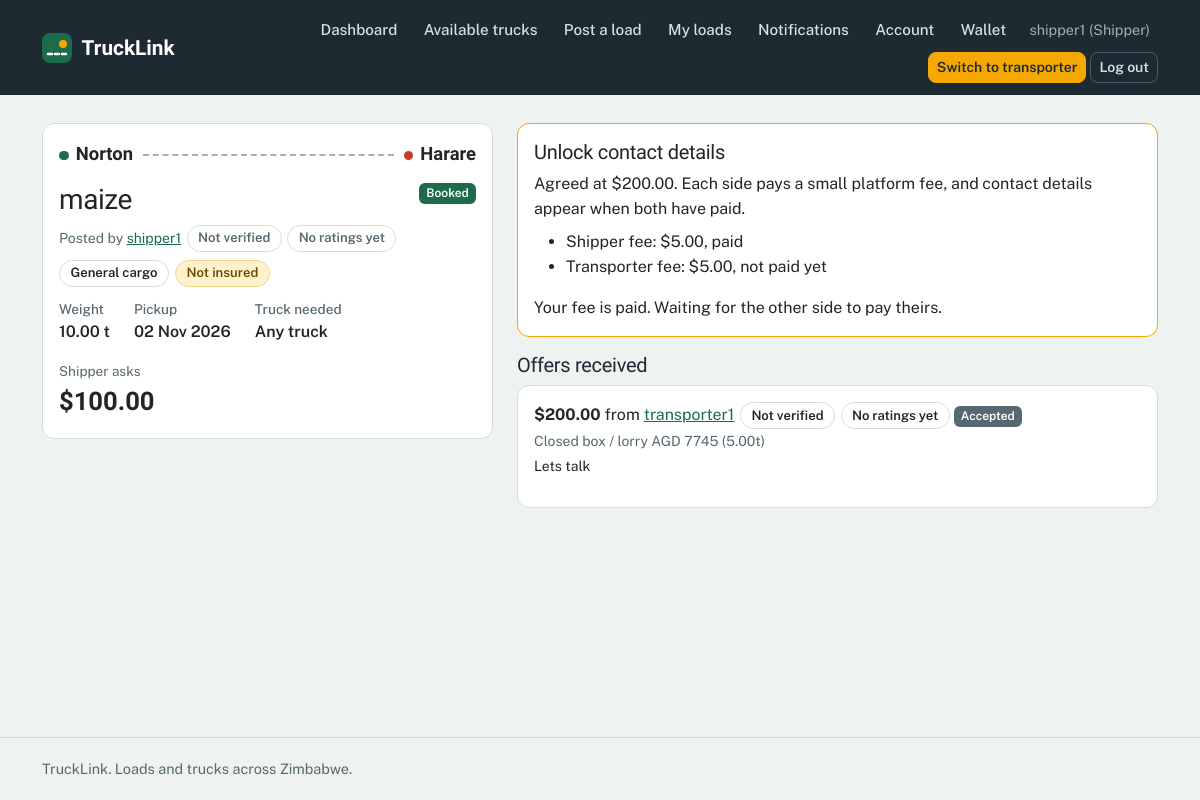
Page /loads/9/ (signed in) on the committed database.
### accounts/models.py (models this page shows, shortened)
class Profile(models.Model):
    ROLE_CHOICES = [
        ('shipper', 'Shipper (I have loads)'),
        ('transporter', 'Transporter (I have trucks)'),
    ]
    user = models.OneToOneField(settings.AUTH_USER_MODEL, on_delete=models.CASCADE)
    role = models.CharField(max_length=20, choices=ROLE_CHOICES)
    phone = models.CharField(max_length=20, blank=True)
    both_roles = models.BooleanField(default=False)
    @property
    def kyc_status(self):
        latest = self.user.kyc_submissions.first()
        return latest.status if latest else 'none'
    @property
    def is_verified(self):
        return self.kyc_status == 'approved'

### loads/models.py (models this page shows, shortened)
class Load(models.Model):
    STATUS_CHOICES = [
        ('open', 'Open'),
        ('booked', 'Booked'),
        ('delivered', 'Delivered'),
        ('expired', 'Expired'),
    ]
    CARGO_CHOICES = [
        ('general', 'General cargo'),
        ('bulk', 'Bulk'),
        ('perishable', 'Perishable'),
        ('fragile', 'Fragile'),
        ('hazardous', 'Hazardous'),
        ('livestock', 'Livestock'),
    ]
    URGENCY_CHOICES = [
        ('standard', 'Standard (1 to 3 days)'),
        ('urgent', 'Urgent (same day)'),
        ('scheduled', 'Scheduled (fixed date)'),
    ]
    TRUCK_NEEDED_CHOICES = [('any', 'Any truck')] + Truck.TYPE_CHOICES
    shipper = models.ForeignKey(settings.AUTH_USER_MODEL, on_delete=models.CASCADE,
                                related_name='loads', null=True, blank=True)
    title = models.CharField(max_length=100)
    pickup = models.CharField(max_length=100)
    destination = models.CharField(max_length=100)
    cargo_type = models.CharField(max_length=20, choices=CARGO_CHOICES, default='general')
    weight_tonnes = models.DecimalField(max_digits=6, decimal_places=2)
    truck_type_needed = models.CharField(max_length=20, choices=TRUCK_NEEDED_CHOICES, default='any')
    offered_price = models.DecimalField(max_digits=10, decimal_places=2)
    urgency = models.CharField(max_length=20, choices=URGENCY_CHOICES, default='standard')
    pickup_date = models.DateField(null=True, blank=True)
    description = models.TextField(blank=True, default='')
    insured = models.BooleanField(default=False)
    insurance_provider = models.CharField(max_length=100, blank=True, default='')
    coverage_amount = models.DecimalField(max_digits=12, decimal_places=2, null=True, blank=True)
    status = models.CharField(max_length=20, choices=STATUS_CHOICES, default='open')
    created_at = models.DateTimeField(auto_now_add=True)

class Offer(models.Model):
    STATUS_CHOICES = [
        ('pending', 'Awaiting shipper'),
        ('countered', 'Awaiting transporter'),
        ('accepted', 'Accepted'),
        ('declined', 'Declined'),
        ('withdrawn', 'Withdrawn'),
        ('expired', 'Expired'),
    ]
    load = models.ForeignKey(Load, on_delete=models.CASCADE, related_name='offers')
    transporter = models.ForeignKey(settings.AUTH_USER_MODEL, on_delete=models.CASCADE,
                                    related_name='offers')
    truck = models.ForeignKey('trucks.Truck', on_delete=models.SET_NULL,
                              null=True, blank=True)
    price = models.DecimalField(max_digits=10, decimal_places=2)
    message = models.CharField(max_length=200, blank=True)
    status = models.CharField(max_length=20, choices=STATUS_CHOICES, default='pending')
    accepted_at = models.DateTimeField(null=True, blank=True)
    created_at = models.DateTimeField(auto_now_add=True)
    def _fee(self, percent):
        fee = self.price * Decimal(str(percent)) / Decimal('100')
        minimum = Decimal(str(settings.PLATFORM_FEE_MINIMUM))
        return max(fee, minimum).quantize(Decimal('0.01'))
    @property
    def shipper_fee(self):
        return self._fee(settings.PLATFORM_FEE_PERCENT_SHIPPER)
    @property
    def transporter_fee(self):
        return self._fee(settings.PLATFORM_FEE_PERCENT_TRANSPORTER)
    @property
    def shipper_paid(self):
        return self.payments.filter(status='paid', payer_role='shipper').exists()
    @property
    def transporter_paid(self):
        return self.payments.filter(status='paid', payer_role='transporter').exists()
    @property
    def fee_paid(self):
        return self.shipper_paid and self.transporter_paid
    @property
    def pay_deadline(self):
        if not self.accepted_at:
            return None
        hours = getattr(settings, 'PAYMENT_DEADLINE_HOURS', 24)
        return self.accepted_at + timedelta(hours=hours)

### trucks/models.py (models this page shows, shortened)
class Truck(models.Model):
    TYPE_CHOICES = [
        ('flatbed', 'Flatbed'),
        ('tipper', 'Tipper'),
        ('tanker', 'Tanker'),
        ('refrigerated', 'Refrigerated'),
        ('box', 'Closed box / lorry'),
        ('lowbed', 'Lowbed'),
    ]
    owner = models.ForeignKey(settings.AUTH_USER_MODEL, on_delete=models.CASCADE,
                              related_name='trucks')
    truck_type = models.CharField(max_length=20, choices=TYPE_CHOICES)
    capacity_tonnes = models.DecimalField(max_digits=6, decimal_places=2)
    registration_number = models.CharField(max_length=20)
    make = models.CharField(max_length=50, blank=True, default='')
    vehicle_model = models.CharField(max_length=50, blank=True, default='')
    year = models.PositiveSmallIntegerField(null=True, blank=True)
    axle_configuration = models.CharField(max_length=20, blank=True, default='')
    volume_cbm = models.DecimalField(max_digits=7, decimal_places=2, null=True, blank=True)
    current_location = models.CharField(max_length=100)
    heading_to = models.CharField(max_length=100, blank=True)
    available_from = models.DateField(null=True, blank=True)
    insurance_expiry = models.DateField(null=True, blank=True)
    roadworthy_expiry = models.DateField(null=True, blank=True)
    is_available = models.BooleanField(default=True)
    created_at = models.DateTimeField(auto_now_add=True)
    def __str__(self):
        return f"{self.get_truck_type_display()} {self.registration_number} ({self.capacity_tonnes}t)"

### loads/views.py (the view, shortened to what this page needs)
# urls.py: path('<int:pk>/', views.load_detail, name='load_detail'),
@login_required
def load_detail(request, pk):
    run_housekeeping()
    load = get_object_or_404(Load, pk=pk)
    is_owner = load.shipper_id == request.user.id
    role = _role(request.user)
    my_offer = None
    form = None
    has_trucks = False
    needs_verification = False
    offers = []
    if is_owner:
        offers = (load.offers.select_related('transporter', 'truck')
                  .prefetch_related('events__actor').order_by('-created_at'))
    accepted_offer = (load.offers.filter(status='accepted')
                      .select_related('transporter', 'truck').first())
    my_role = None
    if accepted_offer:
        if is_owner:
            my_role = 'shipper'
        elif accepted_offer.transporter_id == request.user.id:
            my_role = 'transporter'
    is_party = my_role is not None
    fee_paid = bool(accepted_offer) and accepted_offer.fee_paid
    can_see_contacts = is_party and fee_paid
    open_dispute = bool(accepted_offer) and Dispute.objects.filter(
        offer=accepted_offer, status='open').exists()
    escrow_held = bool(accepted_offer) and Escrow.objects.filter(
        offer=accepted_offer, status='held').exists()
    escrow_required = getattr(settings, 'ESCROW_REQUIRED', False)
    my_paid = False
    my_fee = None
    pending_payment = None
    payment_form = None
    deadline = None
    if is_party and not fee_paid:
        deadline = accepted_offer.pay_deadline
        if my_role == 'shipper':
            my_paid = accepted_offer.shipper_paid
            my_fee = accepted_offer.shipper_fee
        else:
            my_paid = accepted_offer.transporter_paid
            my_fee = accepted_offer.transporter_fee
        if not my_paid:
            pending_payment = (accepted_offer.payments
                               .filter(payer=request.user, status='pending')
                               .exclude(poll_url='').first())
            if not pending_payment:
                payment_form = PaymentForm()
    can_deliver = (is_owner and load.status == 'booked' and fee_paid and not open_dispute
                   and (escrow_held or not escrow_required))
    return render(request, 'loads/load_detail.html', {
        'load': load,
        'form': form,
        'has_trucks': has_trucks,
        'needs_verification': needs_verification,
        'is_owner': is_owner,
        'role': role,
        'offers': offers,
        'my_offer': my_offer,
        'accepted_offer': accepted_offer,
        'is_party': is_party,
        'can_see_contacts': can_see_contacts,
        'my_paid': my_paid,
        'my_fee': my_fee,
        'pending_payment': pending_payment,
        'payment_form': payment_form,
        'deadline': deadline,
        'can_deliver': can_deliver,
    })

### loads/templates/loads/load_detail.html (shortened to what this page needs)
{% extends 'base.html' %}
{% load trust_tags wallet_tags %}
{% block content %}
<div class="row g-4 mt-1">
  <div class="col-12 col-lg-5">
    <div class="card">
      <div class="card-body">
        <div class="route"><span class="town">{{ load.pickup }}</span><span class="line"></span><span class="town">{{ load.destination }}</span></div>
        <div class="d-flex justify-content-between align-items-start gap-2">
          <h1 class="h3" style="margin-top:0;">{{ load.title }}</h1>
          <span class="badge bg-success">{{ load.get_status_display }}</span>
        </div>
        {% if load.shipper %}<p class="mb-2 small muted">Posted by {% trust_chip load.shipper %}</p>{% endif %}
        <div class="chips mt-2">
          <span class="chip">{{ load.get_cargo_type_display }}</span>
          {% if load.insured %}
            <span class="chip chip-ok">Insured{% if load.insurance_provider %} by {{ load.insurance_provider }}{% endif %}</span>
          {% else %}
            <span class="chip chip-warn">Not insured</span>
          {% endif %}
        </div>
        <dl class="facts">
          <div><dt>Weight</dt><dd>{{ load.weight_tonnes }} t</dd></div>
          <div><dt>Pickup</dt><dd>{{ load.pickup_date|date:"d M Y"|default:"Date not set" }}</dd></div>
          <div><dt>Truck needed</dt><dd>{{ load.get_truck_type_needed_display }}</dd></div>
        </dl>
        <div class="price"><span class="price-label">Shipper asks</span><strong>${{ load.offered_price }}</strong></div>
      </div>
    </div>
  </div>
  <div class="col-12 col-lg-7">
    {% if accepted_offer and is_party %}
      {% if can_see_contacts %}
      <div class="alert alert-success">
        <strong>Booked at ${{ accepted_offer.price }}. Both platform fees paid.</strong><br>
        Shipper {{ load.shipper.username }}: {{ load.shipper.profile.phone|default:"no phone given" }}<br>
        Transporter {{ accepted_offer.transporter.username }}: {{ accepted_offer.transporter.profile.phone|default:"no phone given" }}
      </div>
      {% else %}
      <div class="card border-warning mb-3">
        <div class="card-body">
          <h2 class="h5">Unlock contact details</h2>
          <p class="mb-2">Agreed at ${{ accepted_offer.price }}. Each side pays a small platform fee, and contact details appear when both have paid.</p>
          <ul class="mb-3">
            <li>Shipper fee: ${{ accepted_offer.shipper_fee }}, {% if accepted_offer.shipper_paid %}paid{% else %}not paid yet{% endif %}</li>
            <li>Transporter fee: ${{ accepted_offer.transporter_fee }}, {% if accepted_offer.transporter_paid %}paid{% else %}not paid yet{% endif %}</li>
          </ul>
          {% if my_paid %}
            <p class="mb-0">Your fee is paid. Waiting for the other side to pay theirs.</p>
          {% elif pending_payment %}
            <p>A payment request was sent to {{ pending_payment.phone }}. Enter your EcoCash PIN on your phone, then check.</p>
            <form method="post" action="{% url 'check_payment' pending_payment.pk %}">
              {% csrf_token %}
              <button class="btn btn-warning">Check payment</button>
            </form>
          {% endif %}
        </div>
      </div>
      {% endif %}
    {% endif %}
    {% if is_owner %}
    <h2 class="h5">Offers received</h2>
    {% for offer in offers %}
    <div class="card mb-2">
      <div class="card-body">
        <div class="d-flex justify-content-between align-items-start flex-wrap gap-2">
          <div>
            <strong>${{ offer.price }}</strong> from {% trust_chip offer.transporter %}
            <span class="badge bg-secondary">{{ offer.get_status_display }}</span><br>
            {% if offer.truck %}
              <span class="small muted">{{ offer.truck }}{% if offer.truck.make %}, {{ offer.truck.make }}{% endif %}{% if offer.truck.year %} {{ offer.truck.year }}{% endif %}</span><br>
            {% endif %}
            {% if offer.message %}<span class="small">{{ offer.message }}</span>{% endif %}
          </div>
        </div>
      </div>
    </div>
    {% empty %}
    <div class="empty">No offers yet. Transporters who send an offer will appear here.</div>
    {% endfor %}
    {% endif %}
  </div>
</div>
{% endblock %}

### accounts/templates/base.html (shortened to what this page needs)
{% load notify_tags %}
<!DOCTYPE html>
<html lang="en">
<head>
  <link href="https://cdn.jsdelivr.net/npm/bootstrap@5.3.3/dist/css/bootstrap.min.css" rel="stylesheet">
</head>
<body>
  {% unread_count user as unread %}
  <header class="topbar">
    <div class="container topbar-inner">
      <a href="{% url 'home' %}" class="brand">
        <svg width="30" height="30" viewBox="0 0 30 30" aria-hidden="true"><rect width="30" height="30" rx="8" fill="#1C6B4A"/><path d="M6 21 L24 21" stroke="#fff" stroke-width="2.5" stroke-dasharray="4 3" stroke-linecap="round"/><circle cx="21" cy="11" r="4" fill="#F5A800"/></svg>
        <span>TruckLink</span>
      </a>
      <nav class="navlinks" aria-label="Main">
        {% if user.is_authenticated %}
          <a class="navlink" href="{% url 'dashboard' %}">Dashboard</a>
          {% if user.profile.role == 'shipper' %}
            <a class="navlink" href="{% url 'truck_list' %}">Available trucks</a>
            <a class="navlink" href="{% url 'post_load' %}">Post a load</a>
            <a class="navlink" href="{% url 'my_loads' %}">My loads</a>
          {% elif user.profile.role == 'transporter' %}
            <a class="navlink" href="{% url 'load_list' %}">Available loads</a>
            <a class="navlink" href="{% url 'my_offers' %}">My offers</a>
            <a class="navlink" href="{% url 'my_trucks' %}">My trucks</a>
          {% else %}
            <a class="navlink" href="{% url 'load_list' %}">Loads</a>
            <a class="navlink" href="{% url 'truck_list' %}">Trucks</a>
          {% endif %}
          <a class="navlink" href="{% url 'notifications' %}">Notifications{% if unread %}<span class="count">{{ unread }}</span>{% endif %}</a>
          <a class="navlink" href="{% url 'account' %}">Account</a>
                    <a class="navlink" href="{% url 'wallet_home' %}">Wallet</a>
          <span class="userchip">{{ user.username }}{% if user.profile %} ({{ user.profile.role|title }}){% endif %}</span>
          {% if user.profile.both_roles %}
          <form method="post" action="{% url 'switch_role' %}" class="d-inline">
            <button type="submit" class="btn btn-sm btn-warning">Switch to {% if user.profile.role == 'shipper' %}transporter{% else %}shipper{% endif %}</button>
          </form>
          {% endif %}
          <form method="post" action="{% url 'logout' %}" class="d-inline">
            <button type="submit" class="btn btn-sm btn-nav">Log out</button>
          </form>
        {% else %}
          <a class="navlink" href="{% url 'login' %}">Log in</a>
          <a class="btn btn-sm btn-warning" href="{% url 'register' %}">Register</a>
        {% endif %}
      </nav>
    </div>
  </header>
  <main id="main">
    <div class="container">
      {% block content %}{% endblock %}
    </div>
  </main>
  <footer class="footer">
    <div class="container">TruckLink. Loads and trucks across Zimbabwe.</div>
  </footer>
</body>
</html>

### accounts/templates/accounts/_trust_chip.html
<span style="display:inline-flex;flex-wrap:wrap;gap:.35rem;align-items:center;">
  <a href="{% url 'public_profile' person.username %}">{{ person.username }}</a>
  {% if verified %}<span class="chip chip-ok">Verified</span>{% else %}<span class="chip">Not verified</span>{% endif %}
  {% if count %}<span class="chip">{{ avg }} out of 5 ({{ count }})</span>{% else %}<span class="chip">No ratings yet</span>{% endif %}
</span>

### rows in the picture
Load: pickup "Norton", destination "Harare", title "maize", status "Booked", cargo_type "General cargo", weight_tonnes "10.00", pickup_date "02 Nov 2026", truck_type_needed "Any truck", offered_price "100.00"
Offer: price "200.00", shipper_fee "5.00", transporter_fee "5.00", status "Accepted", truck "Closed box / lorry AGD 7745 (5.00t)", message "Lets talk"

### other values in the picture
{{ user.username }} "shipper1"
{{ user.profile.role|title }} "Shipper"
{{ person.username }} "shipper1"
{{ person.username }} "transporter1"
